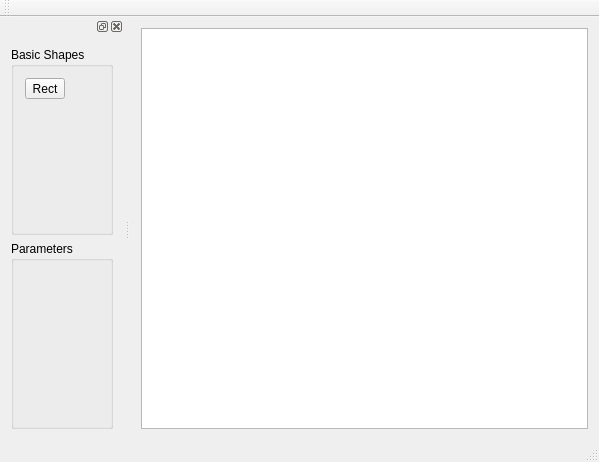
<?xml version="1.0" encoding="UTF-8"?>
<ui version="4.0">
 <class>MainWindow</class>
 <widget class="QMainWindow" name="MainWindow">
  <property name="geometry">
   <rect>
    <x>0</x>
    <y>0</y>
    <width>599</width>
    <height>462</height>
   </rect>
  </property>
  <property name="windowTitle">
   <string>MainWindow</string>
  </property>
  <widget class="QWidget" name="centralWidget">
   <layout class="QHBoxLayout" name="horizontalLayout">
    <item>
     <widget class="QGraphicsView" name="graphicsView"/>
    </item>
   </layout>
  </widget>
  <widget class="QMenuBar" name="menuBar">
   <property name="geometry">
    <rect>
     <x>0</x>
     <y>0</y>
     <width>599</width>
     <height>20</height>
    </rect>
   </property>
  </widget>
  <widget class="QToolBar" name="mainToolBar">
   <attribute name="toolBarArea">
    <enum>TopToolBarArea</enum>
   </attribute>
   <attribute name="toolBarBreak">
    <bool>false</bool>
   </attribute>
  </widget>
  <widget class="QStatusBar" name="statusBar"/>
  <widget class="QDockWidget" name="dockWidget">
   <attribute name="dockWidgetArea">
    <number>1</number>
   </attribute>
   <widget class="QWidget" name="dockWidgetContents">
    <layout class="QVBoxLayout" name="verticalLayout">
     <item>
      <widget class="QGroupBox" name="groupBox">
       <property name="title">
        <string>Basic Shapes</string>
       </property>
       <layout class="QFormLayout" name="formLayout">
        <item row="0" column="0">
         <widget class="QToolButton" name="toolButton">
          <property name="text">
           <string>Rect</string>
          </property>
         </widget>
        </item>
       </layout>
      </widget>
     </item>
     <item>
      <widget class="QGroupBox" name="groupBox_2">
       <property name="title">
        <string>Parameters</string>
       </property>
      </widget>
     </item>
    </layout>
   </widget>
  </widget>
 </widget>
 <layoutdefault spacing="6" margin="11"/>
 <resources/>
 <connections/>
</ui>
